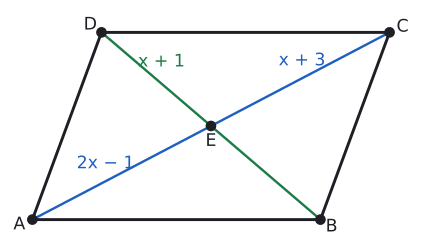

Write Python code to recreate this figure.
import sys; sys.path.insert(0, "tools")
from cizim import *

P = lambda x, y: np.array([float(x), float(y)])
uz = lambda U, V: round(float(np.linalg.norm(U - V)), 4)
def acisi(K, U, V):
    u, v = U - K, V - K
    return round(float(np.degrees(np.arccos(np.dot(u, v) / np.linalg.norm(u) / np.linalg.norm(v)))), 3)
def birim(U, V):
    t = (V - U) / np.linalg.norm(V - U); return t, np.array([-t[1], t[0]])
def dondur(Q, derece):
    a = np.radians(derece); return P(Q[0] * np.cos(a) - Q[1] * np.sin(a), Q[0] * np.sin(a) + Q[1] * np.cos(a))
def ayak(Q, U, V):
    t, _ = birim(U, V); return U + np.dot(Q - U, t) * t
def paralel_isareti(U, V, n=1, f=0.5):
    t, _ = birim(U, V)
    for i in range(n):
        M = U + f * (V - U) + (i - (n - 1) / 2) * 0.32 * S * t
        ax.annotate("", xy=M + 0.22 * S * t, xytext=M - 0.22 * S * t, arrowprops=dict(arrowstyle="-|>", color=SOLUK, lw=1.3, mutation_scale=13))
def cetik(U, V, n=1, renk=SOLUK, f=0.5):
    M = U + f * (V - U); t, m = birim(U, V)
    for i in range(n):
        c = M + (i - (n - 1) / 2) * 0.2 * S * t
        ax.plot(*zip(c - 0.22 * S * m, c + 0.22 * S * m), color=renk, lw=1.5)
def olcu(U, V, metin, d=0.5, renk=YAZI, fs=13, f=0.5):
    """[UV] üzerinde f oranındaki noktaya, U->V yönünün soluna d*S uzağa yazı (d < 0: sağına)."""
    M = U + f * (V - U); _, m = birim(U, V)
    ax.text(*(M + d * S * m), metin, ha="center", va="center", color=renk, fontsize=fs)
def dik_isareti(K, U, V, r=0.4):
    a_ = (U - K) / np.linalg.norm(U - K) * r * S; b_ = (V - K) / np.linalg.norm(V - K) * r * S
    ax.plot(*zip(K + a_, K + a_ + b_, K + b_), color=SOLUK, lw=1.3)
def harf(Q, metin, dx, dy, renk=YAZI, fs=13):
    ax.text(Q[0] + dx * S, Q[1] + dy * S, metin, ha="center", va="center", color=renk, fontsize=fs)
def cizgi(U, V, renk=YAZI, lw=2.2, ls="-"):
    ax.plot(*zip(U, V), color=renk, lw=lw, ls=ls)
def boya(noktalar, renk):
    ax.add_patch(patches.Polygon(noktalar, closed=True, facecolor=renk, edgecolor="none"))
def yay(K, U, V, r=0.8, renk=MAVI, n=1):
    for i in range(n): aci(ax, K, U, V, r=(r + 0.18 * i) * S, renk=renk)
def yay_yazi(K, U, V, metin, d=1.4, renk=MAVI, fs=12):
    """K köşesindeki U-K-V açısının ortasından d*S uzağa yazı."""
    u = (U - K) / np.linalg.norm(U - K); v = (V - K) / np.linalg.norm(V - K); o = (u + v) / np.linalg.norm(u + v)
    ax.text(*(K + d * S * o), metin, ha="center", va="center", color=renk, fontsize=fs)
def basla(xmin, xmax, ymin, ymax, en=5.5):
    global fig, ax
    fig, ax = sekil(en, en * (ymax - ymin) / (xmax - xmin))
    ax.set_aspect("equal"); ax.axis("off"); ax.set_xlim(xmin, xmax); ax.set_ylim(ymin, ymax)
def dortgen(A, B, C, D, dolgu=None):
    if dolgu: boya([A, B, C, D], dolgu)
    ax.plot(*zip(A, B, C, D, A), color=YAZI)
    for Q in (A, B, C, D): nokta(ax, *Q, "")
def koseler(A, B, C, D, d=0.55):
    O = (A + B + C + D) / 4
    for Q, ad in ((A, "A"), (B, "B"), (C, "C"), (D, "D")):
        y = (Q - O) / np.linalg.norm(Q - O); harf(Q, ad, d * y[0] * 1.3, d * y[1])
def pk(AB, AD, derece):
    """A orijinde, [AB] yatay; ABCD paralelkenarının köşeleri."""
    a = np.radians(derece); A, B = P(0, 0), P(AB, 0); D = P(AD * np.cos(a), AD * np.sin(a)); return A, B, B + D, D
def cerceve(noktalar, kenar=1.2):
    xs = [q[0] for q in noktalar]; ys = [q[1] for q in noktalar]
    return min(xs) - kenar * S, max(xs) + kenar * S, min(ys) - kenar * S, max(ys) + kenar * S

# Kendini dene 2: |AE| = |EC| = 7 (x = 4), |DE| = |EB| = 5; |AC| = 14, |BD| = 10. AB = 10.
b = 10; d1 = 24 / b; d2 = np.sqrt(48 - d1 ** 2)
A, B, D = P(0, 0), P(b, 0), P(d1, d2); C = B + D; E = (A + C) / 2
S = 10 / 14
print("AC", uz(A, C), "BD", uz(B, D), "AE", uz(A, E), "DE", uz(D, E), "AD", uz(A, D))
basla(*cerceve([A, B, C, D], 1.2))
dortgen(A, B, C, D); koseler(A, B, C, D)
cizgi(A, C, MAVI, 1.8); cizgi(B, D, YESIL, 1.8)
nokta(ax, *E, ""); harf(E, "E", 0, -0.75)
olcu(A, E, "2x − 1", 0.75, MAVI, f=0.45); olcu(E, C, "x + 3", 0.75, MAVI, f=0.55)
olcu(D, E, "x + 1", 0.8, YESIL, f=0.45)
kaydet(fig, __file__)
